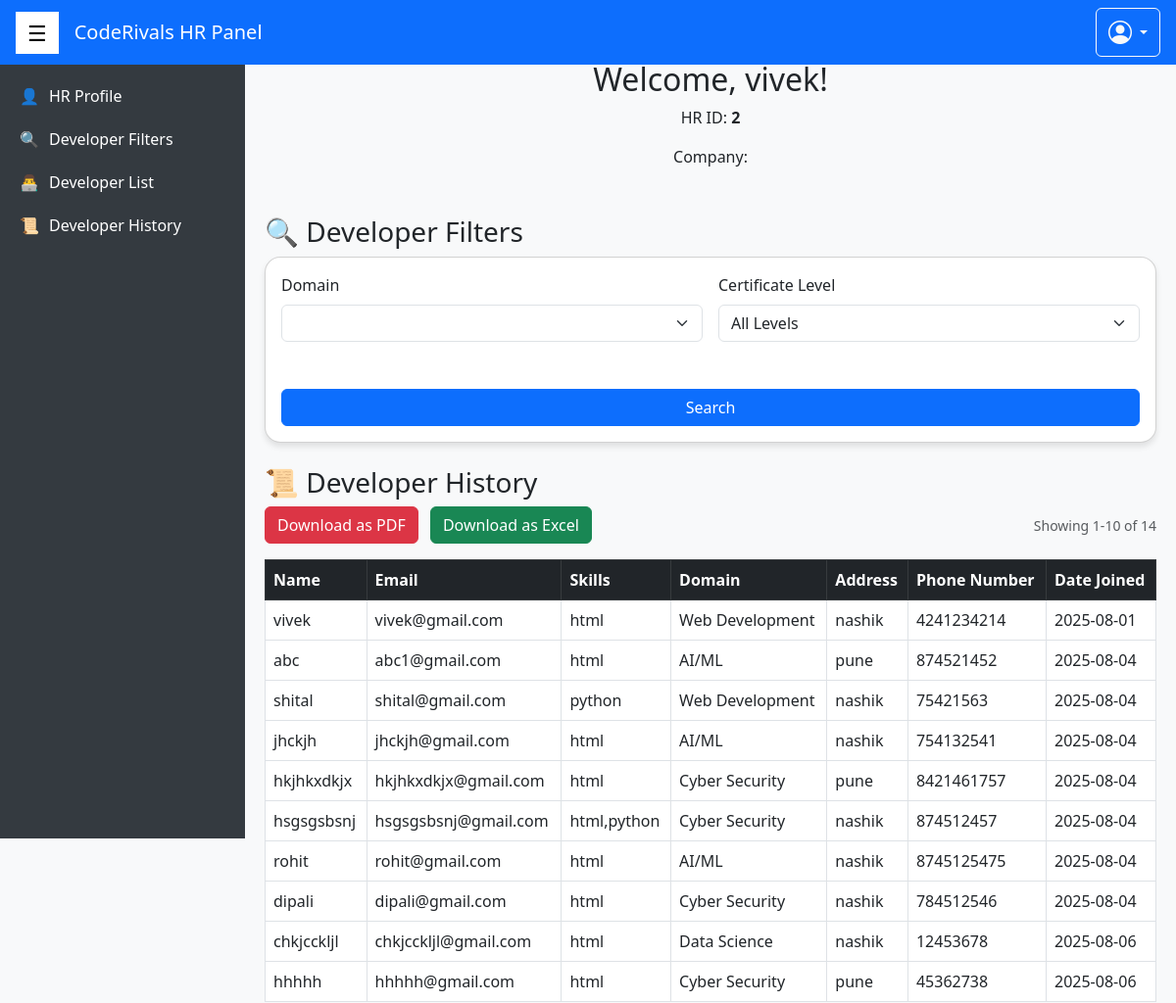
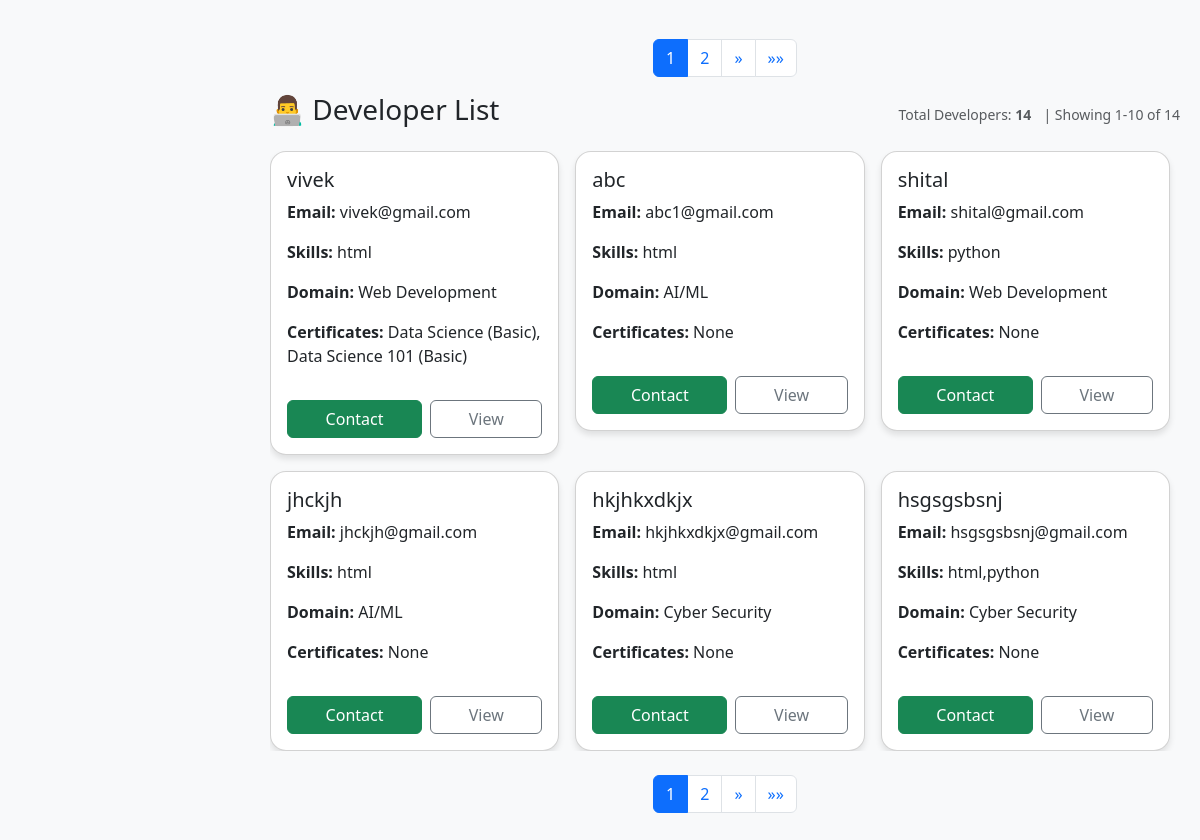
The page /hr-dashboard/ (signed in) on the database its author committed (2 pictures, top to bottom).
### administrator/models.py (models this page shows, shortened)
class User(AbstractBaseUser, PermissionsMixin):
    class Roles(models.TextChoices):
        ADMIN = 'ADMIN', 'Admin'
        HR = 'HR', 'HR Manager'
        DEV = 'DEV', 'Developer'
    email = models.EmailField(unique=True)
    name = models.CharField(max_length=100)
    skills = models.CharField(max_length=100)
    domain=models.CharField(max_length=100)
    address = models.TextField()
    company_name = models.CharField(max_length=150)
    phone_number = models.CharField(max_length=15, unique=True)
    role = models.CharField(max_length=5, choices=Roles.choices, default=Roles.DEV)
    is_active = models.BooleanField(default=True)
    is_verified = models.BooleanField(default=False)
    date_joined = models.DateTimeField(default=timezone.now)
    is_staff      = models.BooleanField(default=False)
    profile_photo = models.ImageField(upload_to='profile_photos/', blank=True, null=True)
    objects = UserManager()
    USERNAME_FIELD = 'email'
    REQUIRED_FIELDS = ['phone_number']

class Certificate(models.Model):
    LEVEL_CHOICES = [
        ('Basic', 'Basic'),
        ('Intermediate', 'Intermediate'),
        ('Advanced', 'Advanced'),
    ]
    developer = models.ForeignKey(User, on_delete=models.CASCADE, limit_choices_to={'role': 'DEV'})
    course = models.ForeignKey(Course, on_delete=models.CASCADE)
    level = models.CharField(max_length=20, choices=LEVEL_CHOICES)
    issued_at = models.DateTimeField(auto_now_add=True)
    certificate_file = models.FileField(upload_to='certificates/', blank=True, null=True)

class Course(models.Model):
    LEVEL_CHOICES = [
        ('Basic', 'Basic'),
        ('Intermediate', 'Intermediate'),
        ('Advanced', 'Advanced'),
    ]
    DOMAIN_CHOICES = [
        ('Web Development', 'Web Development'),
        ('Data Science', 'Data Science'),
        ('AI/ML', 'AI/ML'),
        ('Cyber Security', 'Cyber Security'),
    ]
    title = models.CharField(max_length=200)
    description = models.TextField()
    domain = models.CharField(max_length=50, choices=DOMAIN_CHOICES)
    is_active = models.BooleanField(default=True)
    created_at = models.DateTimeField(auto_now_add=True)
    updated_at = models.DateTimeField(auto_now=True)

### administrator/views.py (the view)
# urls.py: path('hr-dashboard/', views.hr_dashboard, name='hr_dashboard'),
@login_required(login_url='custom_login')
def hr_dashboard(request):
    from django.core.paginator import Paginator
    domain = request.GET.get('domain', '').strip()
    cert_level = request.GET.get('cert_level', '').strip()
    page_number = request.GET.get('page', 1)
    developers = User.objects.filter(role='DEV')
    if domain:
        developers = developers.filter(domain__icontains=domain)
    if cert_level:
        dev_ids_with_cert = Certificate.objects.filter(level=cert_level).values_list('developer_id', flat=True)
        developers = developers.filter(id__in=dev_ids_with_cert)
    total_developers = developers.count()
    paginator = Paginator(developers, 10)
    page_obj = paginator.get_page(page_number)
    domain_choices = User.objects.values_list('domain', flat=True).distinct()
    level_choices = [c[0] for c in Certificate.LEVEL_CHOICES]
    history_paginator = Paginator(developers, 10)
    history_page_obj = history_paginator.get_page(page_number)
    context = {
        'developers': page_obj,  # Use paginated developers for the developers section
        'contact_history': history_page_obj,  # Use paginated developers for the history section
        'filter_domain': domain,
        'filter_cert_level': cert_level,
        'domain_choices': domain_choices,
        'level_choices': level_choices,
        'hr_user': request.user,  # Add the logged-in HR user
        'total_developers': total_developers,
        'page_obj': page_obj,  # Add page object for template
        'paginator': paginator,  # Add paginator for template
        'history_page_obj': history_page_obj,  # Add history page object for template
        'history_paginator': history_paginator,  # Add history paginator for template
    }
    return render(request, 'dashboard/hr.html', context)

### administrator/templates/dashboard/hr.html (shortened to what this page needs)
<!DOCTYPE html>
<html lang="en">
<head>
  <link href="https://cdn.jsdelivr.net/npm/bootstrap@5.3.0/dist/css/bootstrap.min.css" rel="stylesheet">
  <link rel="stylesheet" href="https://cdn.jsdelivr.net/npm/bootstrap-icons@1.10.5/font/bootstrap-icons.css">
</head>
<body>
  <nav class="navbar navbar-custom fixed-top">
    <div class="d-flex align-items-center">
      <button class="toggle-btn" onclick="toggleSidebar()">☰</button>
      <span>CodeRivals HR Panel</span>
    </div>
    <div class="dropdown">
      <button class="btn btn-outline-light dropdown-toggle d-flex align-items-center" type="button" id="profileDropdown" data-bs-toggle="dropdown" aria-expanded="false">
        <i class="bi bi-person-circle fs-4 me-1"></i>
      </button>
    </div>
  </nav>
  <div id="sidebar" class="sidebar">
    <ul class="nav flex-column">
      <li class="nav-item">
        <a class="nav-link" href="#profile">
          <span>👤</span> <span class="link-text">HR Profile</span>
        </a>
      </li>
      <li class="nav-item">
        <a class="nav-link" href="#filters">
          <span>🔍</span> <span class="link-text">Developer Filters</span>
        </a>
      </li>
      <li class="nav-item">
        <a class="nav-link" href="#developers">
          <span>👨‍💻</span> <span class="link-text">Developer List</span>
        </a>
      </li>
      <li class="nav-item">
        <a class="nav-link" href="#history">
          <span>📜</span> <span class="link-text">Developer History</span>
        </a>
      </li>
    </ul>
  </div>
  <div id="mainContent" class="main-content">
    <section id="profile">
      <h3>👤 HR Profile</h3>
      <div class="text-center mb-5">
        <h2>Welcome, {{ hr_user.name }}!</h2>
        <p>HR ID: <strong>{{ hr_user.id }}</strong></p>
        <p>Company: <strong>{{ hr_user.company_name }}</strong></p>
      </div>
    </section>
    <section id="filters">
      <h3>🔍 Developer Filters</h3>
      <div class="card p-3 mb-4">
        <form class="row g-3 align-items-end" method="get">
          <div class="col-md-6">
            <label class="form-label">Domain</label>
            <select class="form-select" name="domain">
              {% for d in domain_choices %}
                <option value="{{ d }}" {% if filter_domain == d %}selected{% endif %}>{{ d }}</option>
              {% endfor %}
            </select>
          </div>
          <div class="col-md-6">
            <label class="form-label">Certificate Level</label>
            <select class="form-select" name="cert_level">
              <option value="">All Levels</option>
            </select>
          </div>
          <div class="col-md-12">
            <label class="form-label d-block">&nbsp;</label>
            <button type="submit" class="btn btn-primary w-100">Search</button>
          </div>
        </form>
      </div>
    </section>
    <section id="history" class="mt-4">
      <h3>📜 Developer History</h3>
      <div class="d-flex justify-content-between align-items-center mb-3">
        <div>
          <a href="{% url 'export_developers_pdf' %}?domain={{ filter_domain }}&cert_level={{ filter_cert_level }}" class="btn btn-danger me-2">Download as PDF</a>
          <a href="{% url 'export_developers_excel' %}?domain={{ filter_domain }}&cert_level={{ filter_cert_level }}" class="btn btn-success">Download as Excel</a>
        </div>
        <div class="text-muted">
          {% if total_developers > 10 %}
            <small>Showing {{ history_page_obj.start_index }}-{{ history_page_obj.end_index }} of {{ total_developers }}</small>
          {% endif %}
        </div>
      </div>
      <div class="table-responsive">
        <table class="table table-bordered">
          <thead class="table-dark">
            <tr>
              <th>Name</th>
              <th>Email</th>
              <th>Skills</th>
              <th>Domain</th>
              <th>Address</th>
              <th>Phone Number</th>
              <th>Date Joined</th>
            </tr>
          </thead>
          <tbody>
            {% for dev in contact_history %}
            <tr>
              <td>{{ dev.name }}</td>
              <td>{{ dev.email }}</td>
              <td>{{ dev.skills }}</td>
              <td>{{ dev.domain }}</td>
              <td>{{ dev.address }}</td>
              <td>{{ dev.phone_number }}</td>
              <td>{{ dev.date_joined|date:'Y-m-d' }}</td>
            </tr>
            {% empty %}
            <tr><td colspan="7">No developers found for the selected filters.</td></tr>
            {% endfor %}
          </tbody>
        </table>
      </div>
      {% if history_page_obj.has_other_pages %}
      <div class="d-flex justify-content-center mt-4">
        <nav aria-label="History pagination">
          <ul class="pagination">
            {% for num in history_page_obj.paginator.page_range %}
              {% if history_page_obj.number == num %}
                <li class="page-item active">
                  <span class="page-link">{{ num }}</span>
                </li>
              {% elif num > history_page_obj.number|add:'-3' and num < history_page_obj.number|add:'3' %}
                <li class="page-item">
                  <a class="page-link" href="?page={{ num }}{% if filter_domain %}&domain={{ filter_domain }}{% endif %}{% if filter_cert_level %}&cert_level={{ filter_cert_level }}{% endif %}">{{ num }}</a>
                </li>
              {% endif %}
            {% endfor %}
            {% if history_page_obj.has_next %}
              <li class="page-item">
                <a class="page-link" href="?page={{ history_page_obj.next_page_number }}{% if filter_domain %}&domain={{ filter_domain }}{% endif %}{% if filter_cert_level %}&cert_level={{ filter_cert_level }}{% endif %}" aria-label="Next">
                  <span aria-hidden="true">&raquo;</span>
                </a>
              </li>
              <li class="page-item">
                <a class="page-link" href="?page={{ history_page_obj.paginator.num_pages }}" aria-label="Last">
                  <span aria-hidden="true">&raquo;&raquo;</span>
                </a>
              </li>
            {% endif %}
          </ul>
        </nav>
      </div>
      {% endif %}
    </section>
    <section id="developers">
      <div class="d-flex justify-content-between align-items-center mb-3">
        <h3>👨‍💻 Developer List</h3>
        <div class="text-muted">
          <small>Total Developers: <strong>{{ total_developers }}</strong></small>
          {% if total_developers > 10 %}
            <small class="ms-2">| Showing {{ page_obj.start_index }}-{{ page_obj.end_index }} of {{ total_developers }}</small>
          {% endif %}
        </div>
      </div>
      <div class="developer-scroll">
        <div class="row g-3">
          {% for dev in developers %}
          <div class="col-md-4">
            <div class="card p-3">
              <h5>{{ dev.name }}</h5>
              <p><strong>Email:</strong> {{ dev.email }}</p>
              <p><strong>Skills:</strong> {{ dev.skills }}</p>
              <p><strong>Domain:</strong> {{ dev.domain }}</p>
              <p><strong>Certificates:</strong>
                {% for cert in dev.certificate_set.all %}
                  {{ cert.course.title }} ({{ cert.level }}){% if not forloop.last %}, {% endif %}
                {% empty %}None{% endfor %}
              </p>
              <div class="d-flex justify-content-between mt-3">
                <button class="btn btn-success flex-fill me-2">Contact</button>
                <button class="btn btn-outline-secondary flex-fill" data-bs-toggle="modal" data-bs-target="#devModal{{ dev.id }}">View</button>
              </div>
            </div>
          </div>
          {% empty %}
          <div class="col-12">
            <div class="alert alert-warning">No developers found for the selected filters.</div>
          </div>
          {% endfor %}
        </div>
      </div>
      {% if page_obj.has_other_pages %}
      <div class="d-flex justify-content-center mt-4">
        <nav aria-label="Developer pagination">
          <ul class="pagination">
            {% for num in page_obj.paginator.page_range %}
              {% if page_obj.number == num %}
                <li class="page-item active">
                  <span class="page-link">{{ num }}</span>
                </li>
              {% elif num > page_obj.number|add:'-3' and num < page_obj.number|add:'3' %}
                <li class="page-item">
                  <a class="page-link" href="?page={{ num }}{% if filter_domain %}&domain={{ filter_domain }}{% endif %}{% if filter_cert_level %}&cert_level={{ filter_cert_level }}{% endif %}">{{ num }}</a>
                </li>
              {% endif %}
            {% endfor %}
            {% if page_obj.has_next %}
              <li class="page-item">
                <a class="page-link" href="?page={{ page_obj.next_page_number }}{% if filter_domain %}&domain={{ filter_domain }}{% endif %}{% if filter_cert_level %}&cert_level={{ filter_cert_level }}{% endif %}" aria-label="Next">
                  <span aria-hidden="true">&raquo;</span>
                </a>
              </li>
              <li class="page-item">
                <a class="page-link" href="?page={{ page_obj.paginator.num_pages }}{% if filter_domain %}&domain={{ filter_domain }}{% endif %}{% if filter_cert_level %}&cert_level={{ filter_cert_level }}{% endif %}" aria-label="Last">
                  <span aria-hidden="true">&raquo;&raquo;</span>
                </a>
              </li>
            {% endif %}
          </ul>
        </nav>
      </div>
      {% endif %}
    </section>
  </div>
</body>
</html>

### administrator/templates/dashboard/hr.html (style rules this page uses)
:root { --sidebar-width: 250px; --sidebar-collapsed-width: 60px; }
html { scroll-padding-top: 70px; }
body { overflow-x: hidden; background-color: #f8f9fa; }
.sidebar { height: 100vh; position: fixed; top: 56px; left: 0; width: var(--sidebar-width); background-color: #343a40; transition: width 0.4s ease; z-index: 1000; padding-top: 20px; overflow: hidden; }
.sidebar .nav-link { color: white; display: flex; align-items: center; gap: 10px; padding: 10px 20px; white-space: nowrap; transition: background-color 0.3s; }
.sidebar .link-text { transition: opacity 0.3s ease; }
.main-content { margin-left: var(--sidebar-width); padding: 20px; transition: margin-left 0.4s ease; }
.card { border-radius: 1rem; box-shadow: 0 4px 6px rgba(0,0,0,0.1); }
.toggle-btn { background-color: white; border: none; font-size: 22px; padding: 5px 12px; margin-right: 1rem; }
.navbar-custom { display: flex; justify-content: space-between; align-items: center; background-color: #0d6efd; padding: 0.5rem 1rem; }
.navbar-custom span { color: white; font-size: 20px; margin: 0; }
.developer-scroll { max-height: 600px; overflow-y: auto; padding-right: 10px; }

### rows shown on the page
User: name "vivek", id "2", email "vivek@gmail.com", skills "html", domain "Web Development", address "nashik", phone_number "4241234214", date_joined "2025-08-01"
User: name "abc", email "abc1@gmail.com", skills "html", domain "AI/ML", address "pune", phone_number "874521452", date_joined "2025-08-04"
User: name "shital", email "shital@gmail.com", skills "python", domain "Web Development", address "nashik", phone_number "75421563", date_joined "2025-08-04"
User: name "jhckjh", email "jhckjh@gmail.com", skills "html", domain "AI/ML", address "nashik", phone_number "754132541", date_joined "2025-08-04"
User: name "hkjhkxdkjx", email "hkjhkxdkjx@gmail.com", skills "html", domain "Cyber Security", address "pune", phone_number "8421461757", date_joined "2025-08-04"
User: name "hsgsgsbsnj", email "hsgsgsbsnj@gmail.com", skills "html,python", domain "Cyber Security", address "nashik", phone_number "874512457", date_joined "2025-08-04"
User: name "rohit", email "rohit@gmail.com", skills "html", domain "AI/ML", address "nashik", phone_number "8745125475", date_joined "2025-08-04"
User: name "dipali", email "dipali@gmail.com", skills "html", domain "Cyber Security", address "nashik", phone_number "784512546", date_joined "2025-08-04"
User: name "chkjcckljl", email "chkjcckljl@gmail.com", skills "html", domain "Data Science", address "nashik", phone_number "12453678", date_joined "2025-08-06"
User: name "hhhhh", email "hhhhh@gmail.com", skills "html", domain "Cyber Security", address "pune", phone_number "45362738", date_joined "2025-08-06"
Certificate: course "Data Science", level "Basic"
Certificate: course "Data Science 101", level "Basic"

### other values the page prints
{{ history_page_obj.start_index }} "1"
{{ history_page_obj.end_index }} "10"
{{ total_developers }} "14"
{{ num }} "1"
{{ num }} "2"
{{ page_obj.start_index }} "1"
{{ page_obj.end_index }} "10"
